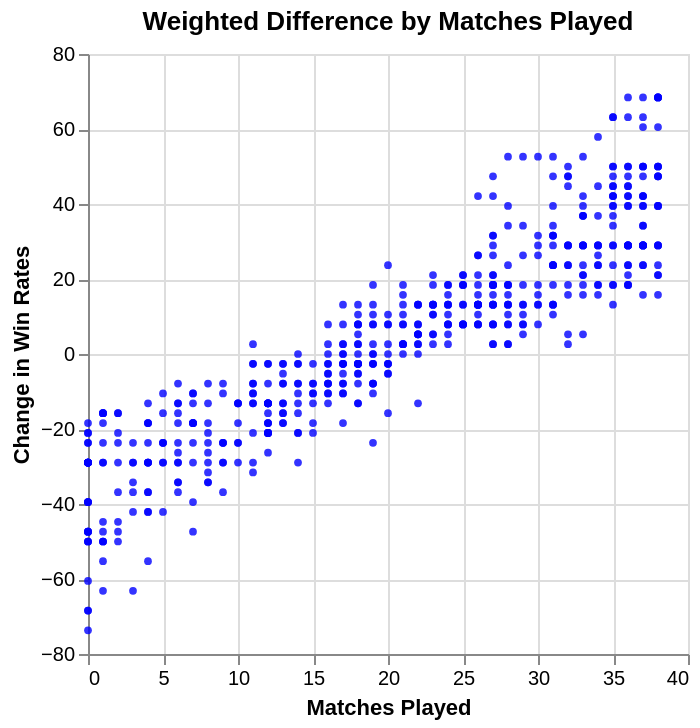

Source (notebook cell):
### Code cell
matches_winratio_chart = alt.Chart(winratio_df).mark_point(
    color='blue',
    filled=True,
    opacity=0.8,
    size=15
).encode(
    x=alt.X('Matches Played:Q', title='Matches Played'),
    y=alt.Y('Weighted Difference:Q', title='Change in Win Rates'),
    tooltip=['Player:N', 'Matches Played:Q', 'Weighted Difference:Q']
).configure_axis(
    labelColor='black',  
    titleColor='black'  
).properties(
    title='Weighted Difference by Matches Played',
    background='white'
)

matches_winratio_chart

### Figure 1 — Vega-Lite specification as saved in the notebook (floating-point values rounded to 4 significant figures; data arrays with more than 128 entries replaced by an {"elided": "..."} marker saying what was removed)
{"config": {"view": {"continuousWidth": 300, "continuousHeight": 300}, "axis": {"labelColor": "black", "titleColor": "black"}}, "data": {"name": "data-3c70305206d096585a729d4844145aba"}, "mark": {"type": "point", "color": "blue", "filled": true, "opacity": 0.8, "size": 15}, "background": "white", "encoding": {"tooltip": [{"field": "Player", "type": "nominal"}, {"field": "Matches Played", "type": "quantitative"}, {"field": "Weighted Difference", "type": "quantitative"}], "x": {"field": "Matches Played", "title": "Matches Played", "type": "quantitative"}, "y": {"field": "Weighted Difference", "title": "Change in Win Rates", "type": "quantitative"}}, "title": "Weighted Difference by Matches Played", "$schema": "https://vega.github.io/schema/vega-lite/v5.14.1.json", "datasets": {"data-3c70305206d096585a729d4844145aba": {"elided": "545 records"}}}
